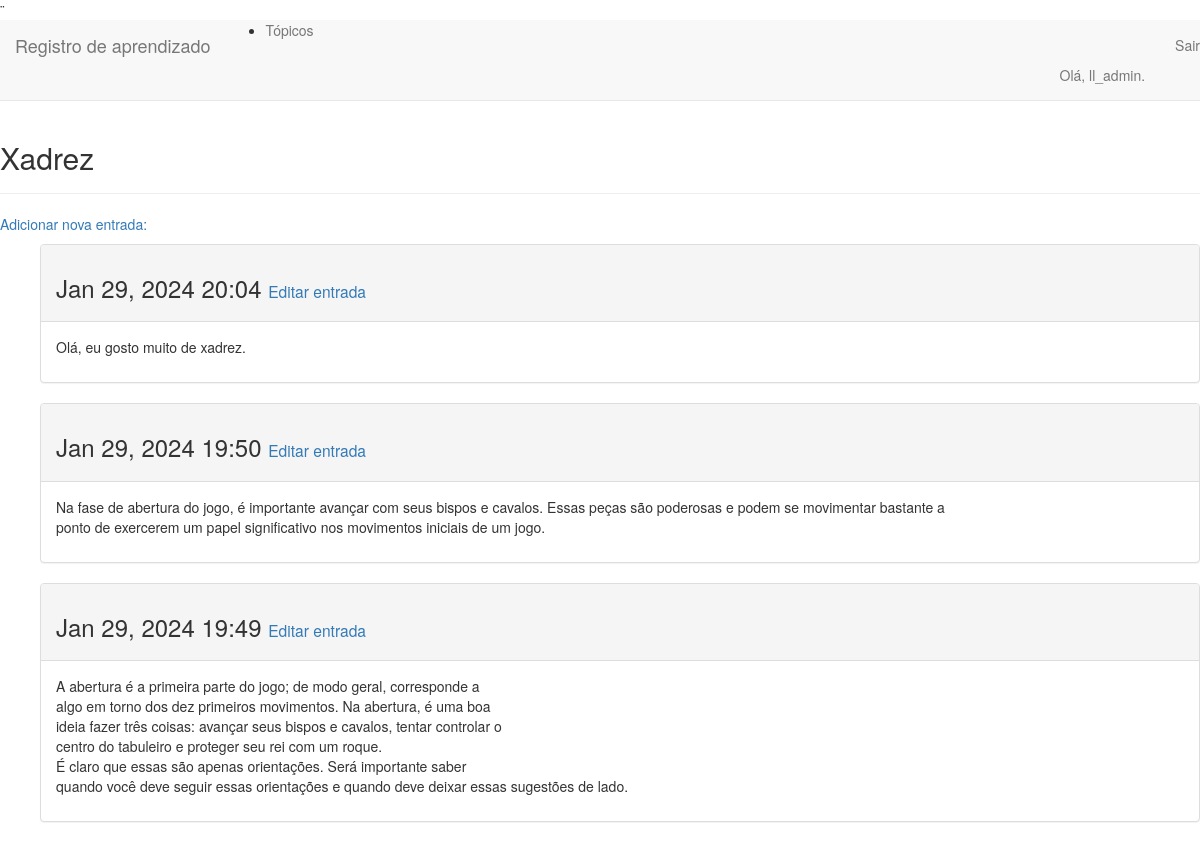
The page /topics/1/ (signed in) on the database its author committed.
### learning_logs/models.py (models this page shows, shortened)
class Topic(models.Model):
    text = models.CharField(max_length=200)
    date_added = models.DateTimeField(auto_now_add=True)
    owner = models.ForeignKey(User, on_delete=models.CASCADE)
    def __str__(self):
        return self.text

class Entry(models.Model):
    topic = models.ForeignKey(Topic, on_delete=models.CASCADE)
    text = models.TextField()
    date_added = models.DateTimeField(auto_now_add=True)
    class Meta:
        verbose_name_plural = 'entries'

### learning_logs/views.py (the view)
# urls.py: path('topics/<int:topic_id>/', views.topic, name='topic'),
@login_required
def topic(request, topic_id):
    topic = Topic.objects.get(id=topic_id)
    if topic.owner !=   request.user:
        raise Http404
    entries = topic.entry_set.order_by('-date_added')
    context = {'topic': topic, 'entries':entries}
    return render(request, 'learning_logs/topic.html', context)

### learning_logs/templates/learning_logs/topic.html
{% extends 'learning_logs/base.html'%}
{% block header %}
    <h2>{{ topic }}</h2>
{% endblock header %}
{% block content %}
        <p> <a href="{% url 'learning_logs:new_entry' topic.id %}">Adicionar nova entrada:</a></p>
        <ul>
            {% if topic %}
                {% for entry in entries %}
                <div class="panel panel-default">
                    <div class="panel-heading">
                        <h3>{{ entry.date_added|date:'M d, Y H:i' }}
                        <small><a href="{% url 'learning_logs:edit_entry' entry.id %}">Editar entrada</a></small></h3>
                    </div>
                    <div class="panel-body">
                        {{ entry.text|linebreaks }}
                    </div>
                </div>
                {% endfor %}
            {% else %}
                <li> Não tem entradas ainda.</li>
            {% endif %}
        </ul>
{% endblock content %}

### learning_logs/templates/learning_logs/base.html (shortened to what this page needs)
{% load bootstrap3 %}
<!DOCTYPE html>
    <html lang="pt-br">
        <head>
            {% bootstrap_css %}
        </head>¨
        <body>
            <nav class="navbar navbar-default navbar-static-top">
                <div class="cointainer">
                            <a class="navbar-brand" href="{% url 'learning_logs:index' %}"> Registro de aprendizado</a>
                        </div>
                        <div id="navbar" class="navbar-collapse collapse">
                            <ul class="navbar-nav">
                                <li><a href="{% url 'learning_logs:topics' %}">Tópicos</li>
                            </ul>
                            <ul class="nav navbar-nav navbar-right">
                                {% if user.is_authenticated %}
                                <li><a>Olá, {{ user.username }}.</a></li>
                                <li><a href="{% url 'users:logout' %}">Sair</a></li>
                                {% else %}
                                <li><a href="{% url 'users:register' %}">Registrar</a></li>
                                <li><a href="{% url 'users:login' %}">Logar</a></li>
                                {% endif %}
                            </ul>
                        </div>
            </nav>
            <div class="cointainer">
                <div class="page-header">
                    {% block header %}
                    {% endblock header %}
                </div>
            <div>
                {% block content %}
                {% endblock content %}
            </div>
            </div>
        </body>
    </html>

### rows shown on the page
Topic: text "Xadrez"
Entry: date_added "Jan 29, 2024 20:04", text "Olá, eu gosto muito de xadrez."
Entry: date_added "Jan 29, 2024 19:50", text "Na fase de abertura do jogo, é importante avançar com seus bispos e cavalos. Essas peças são poderosas e podem se movimentar bastante a ponto de exercerem um papel significativo nos movimentos iniciais de um jogo."
Entry: date_added "Jan 29, 2024 19:49", text "A abertura é a primeira parte do jogo; de modo geral, corresponde a algo em torno dos dez primeiros movimentos. Na abertura, é uma boa ideia fazer três coisas: avançar seus bispos e cavalos, tentar controlar o centro do tabuleiro e proteger seu rei com um roque. É claro que essas são apenas orientações. Será importante saber quando você deve seguir essas orientações e quando deve deixar essas sugestões de lado."

### other values the page prints
{{ user.username }} "ll_admin"
